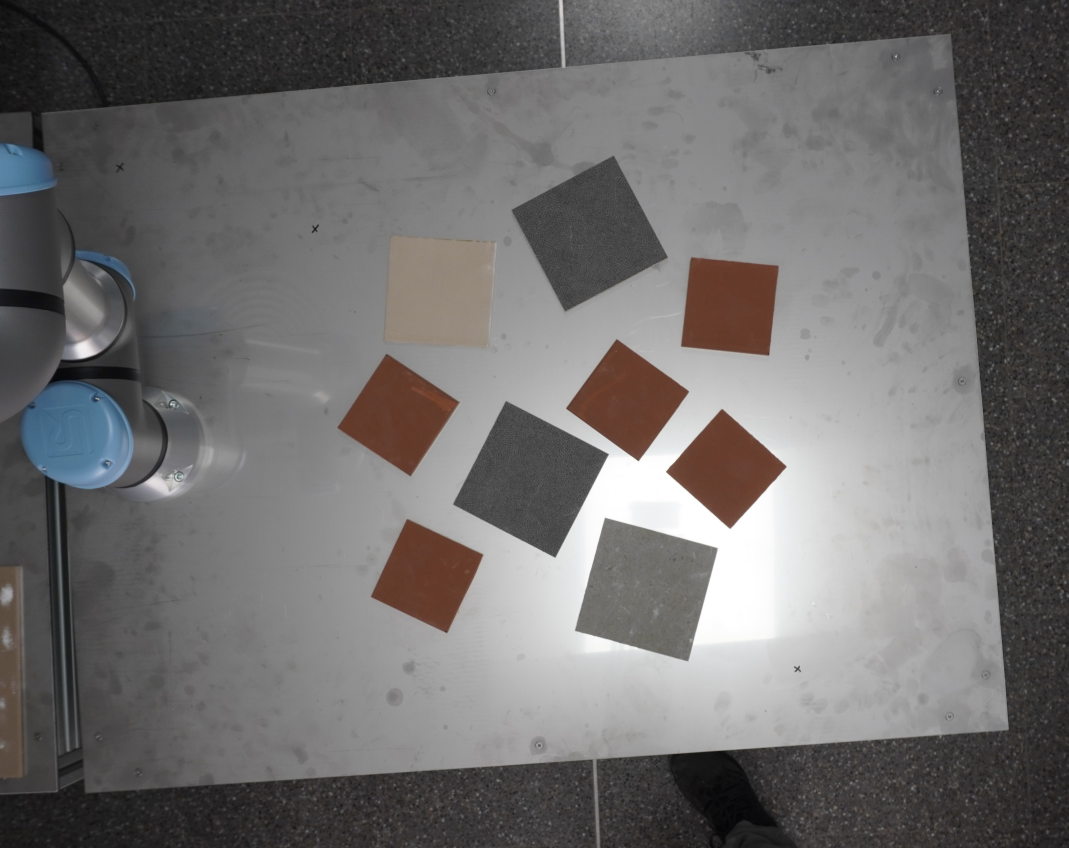
#> input picture Robot/assets/imagenes/DSC07665.JPG, 4273 x 3392 px (shown at 1/4 size)
$ python -i deteccion_piezas.py   (imports and definitions only)
#> lines starting #> are read from the running program, lines starting #| are printed output that depends on the picture; after the words box and inside, x2 and y2 are one past the last pixel; in counts of white or black regions, pixels touching at a corner belong together
#> further down, picture is the input picture: shape (3392, 4273, 3); mean B, G, R 109.1, 109.6, 111.4
"""
Detección de piezas cerámicas rectangulares (solo lógica).

Algoritmo:
   1. adaptiveThreshold(71×71, C=6)  → captura piezas con contraste local.
   2. HSV S > 8 + watershed          → captura piezas con saturación/beige.
  3. Deduplicación inteligente: centro+ángulo+dimensiones similares → menor área.
  4. Normalización de ángulo y dimensiones con cv2.minAreaRect.
  5. Ordenamiento en lectura (arriba→abajo, izquierda→derecha).
  6. Exportación JSON.
"""

import json
import math
from pathlib import Path

import cv2
import numpy as np


# ---------------------------------------------------------------------------
# Constantes de detección
# ---------------------------------------------------------------------------

# ── adaptiveThreshold (Fase 1) ──
ADAPTIVE_BLOCK_SIZE = 71
ADAPTIVE_C = 6

# ── Saturación / watershed (Fase 2) ──
SATURATION_THRESHOLD = 8

# ── Área mínima para considerar un contorno como candidato ──
AREA_MIN_HULL = 50_000       # filtro de convex hull tras cada fase
AREA_MIN_CONTOUR = 80_000    # filtro de área real tras refinado

# ── Filtros geométricos finales ──
AREA_MAX = 2_500_000
RECT_RATIO_MIN = 0.65
ALTO_ANCHO_RATIO_MAX = 2.0   # descarta formas muy alargadas

# ── Deduplicación ──
DEDUP_DIST_MAX = 60.0        # px entre centros
DEDUP_ANGLE_MAX = 8.0        # grados
DEDUP_DIM_DIFF_MAX = 30      # px (ancho y alto)

# ── Ordenamiento ──
FILA_TOLERANCIA_FACTOR = 0.12

# ── Refinado de contorno ──
REFINE_CORE_FRAC = 0.40      # fracción del distance transform máximo
REFINE_GRAY_TOL = 12.0       # tolerancia en niveles de gris (±)


# ---------------------------------------------------------------------------
# Utilidades internas
# ---------------------------------------------------------------------------

def normalizar_rect(w_rect: float, h_rect: float, angle: float) -> tuple[float, float, float]:
    """
    Normaliza las dimensiones de minAreaRect para que:
      - ancho  = dimensión mínima (lado corto)
      - alto   = dimensión máxima (lado largo)
      - angulo ∈ (-45, 45] — ángulo de giro mínimo desde posición alineada

    Convención: angulo es el ángulo del lado CORTO (ancho) con el eje horizontal.
    El lado largo (alto) está a angulo + 90° del horizontal.
    """
    if angle < -45.0:
        angle += 90.0
        w_rect, h_rect = h_rect, w_rect
    ancho = min(w_rect, h_rect)
    alto = max(w_rect, h_rect)
    return ancho, alto, angle


# ---------------------------------------------------------------------------
# Refinado de contorno de tile
# ---------------------------------------------------------------------------

def _refinar_contorno_tile(cnt: np.ndarray,
                           gray: np.ndarray,
                           img_size: tuple[int, int]) -> np.ndarray:
    """
    Elimina el fleco de sombra del contorno de una pieza cerámica.

    Estrategia:
      1. Transformada de distancia dentro de la región → identifica el núcleo
         interior (lejos de cualquier borde), libre de sombra.
      2. Mediana del núcleo → color real de la superficie del tile.
      3. Máscara ajustada: solo píxeles con gray ∈ [mediana ± tolerancia].
      4. Morfología leve para cerrar pequeños huecos en la máscara ajustada.

    Si el contorno está muy roto (área mucho menor que su convex hull),
    se usa el convex hull como base para el refinado.

    Devuelve el contorno refinado (o el original si el refinado empeora).
    """
    h, w = img_size

    # Si el contorno está muy fragmentado, usar convex hull como base
    area_orig = cv2.contourArea(cnt)
    hull = cv2.convexHull(cnt)
    area_hull = cv2.contourArea(hull)
    if area_hull > 0 and area_orig < area_hull * 0.5:
        cnt = hull

    region_mask = np.zeros((h, w), dtype=np.uint8)
    cv2.drawContours(region_mask, [cnt], -1, 255, cv2.FILLED)

    dist_local = cv2.distanceTransform(region_mask, cv2.DIST_L2, 5)
    max_dist = dist_local.max()
    if max_dist < 50:
        return cnt

    core_mask = (dist_local >= REFINE_CORE_FRAC * max_dist)
    core_vals = gray[core_mask]
    if len(core_vals) < 10:
        return cnt

    ref_color = float(np.median(core_vals))
    tight_mask = np.uint8(
        (region_mask > 0)
        & (gray.astype(np.float32) >= ref_color - REFINE_GRAY_TOL)
        & (gray.astype(np.float32) <= ref_color + REFINE_GRAY_TOL)
    ) * 255

    k = np.ones((9, 9), np.uint8)
    tight_mask = cv2.morphologyEx(tight_mask, cv2.MORPH_CLOSE, k, iterations=2)
    tight_mask = cv2.morphologyEx(tight_mask, cv2.MORPH_OPEN, k, iterations=1)

    cnts_r, _ = cv2.findContours(tight_mask, cv2.RETR_EXTERNAL, cv2.CHAIN_APPROX_SIMPLE)
    if not cnts_r:
        return cnt

    # Filtrar por centroide: solo considerar contornos cuyo centroide esté
    # dentro del contorno original, para evitar seleccionar regiones ajenas
    M_orig = cv2.moments(cnt)
    cx_orig = M_orig["m10"] / M_orig["m00"] if M_orig["m00"] != 0 else 0
    cy_orig = M_orig["m01"] / M_orig["m00"] if M_orig["m00"] != 0 else 0

    cnts_cercanos = []
    for c in cnts_r:
        M = cv2.moments(c)
        if M["m00"] == 0:
            continue
        cx = M["m10"] / M["m00"]
        cy = M["m01"] / M["m00"]
        if math.hypot(cx - cx_orig, cy - cy_orig) < max_dist * 1.5:
            cnts_cercanos.append(c)

    if not cnts_cercanos:
        return cnt

    cnt_r = max(cnts_cercanos, key=cv2.contourArea)
    if cv2.contourArea(cnt_r) < cv2.contourArea(cnt):
        return cnt_r
    return cnt


# ---------------------------------------------------------------------------
# Deduplicación
# ---------------------------------------------------------------------------

def _deduplicar_candidatos(candidatos: list[dict]) -> list[dict]:
    """
    Elimina detecciones duplicadas de la misma pieza física.

    Criterio de duplicado:
      - Distancia entre centros < 60 px
      - Diferencia de ángulo < 8°
      - Diferencia de ancho < 30 px  Y  diferencia de alto < 30 px

    Si se cumplen las tres condiciones, se considera la misma pieza y se
    conserva la de MENOR área (prioridad al tile visible superior en
    caso de superposición).

    Si dos piezas están superpuestas pero con ángulos diferentes,
    NO se eliminan (mantienen ambas).
    """
    candidatos.sort(key=lambda x: x["area"])
    unicos: list[dict] = []

    for c in candidatos:
        es_dup = False
        for u in unicos:
            dist = math.hypot(c["centro_x"] - u["centro_x"], c["centro_y"] - u["centro_y"])
            if dist < DEDUP_DIST_MAX:
                diff_ang = abs(c["angulo_grados"] - u["angulo_grados"])
                diff_w = abs(c["ancho"] - u["ancho"])
                diff_h = abs(c["alto"] - u["alto"])
                if diff_ang < DEDUP_ANGLE_MAX and diff_w < DEDUP_DIM_DIFF_MAX and diff_h < DEDUP_DIM_DIFF_MAX:
                    es_dup = True
                    break
        if not es_dup:
            unicos.append(c)

    return unicos


# ---------------------------------------------------------------------------
# Detección
# ---------------------------------------------------------------------------

def detectar_piezas(img: np.ndarray) -> list[dict]:
    """
    Detecta piezas cerámicas rectangulares en la imagen.

    Args:
        img: imagen BGR en memoria (numpy array).

    Retorna lista ordenada (izquierda→derecha, arriba→abajo) con:
        numero, centro_x, centro_y, ancho, alto, angulo_grados
    """
    if img is None or len(img.shape) < 2:
        raise ValueError("Imagen no válida")

    h_img, w_img = img.shape[:2]
    gray = cv2.cvtColor(img, cv2.COLOR_BGR2GRAY)
    hsv = cv2.cvtColor(img, cv2.COLOR_BGR2HSV)
#> hsv: shape (3392, 4273, 3); mean H, S, V 34.8, 11.9, 112.5

    contornos_totales: list[np.ndarray] = []

    # ── PASO 1: adaptiveThreshold para piezas con contraste local ───────────
    mask_adapt = cv2.adaptiveThreshold(
        gray, 255, cv2.ADAPTIVE_THRESH_GAUSSIAN_C, cv2.THRESH_BINARY_INV,
        ADAPTIVE_BLOCK_SIZE, ADAPTIVE_C
    )
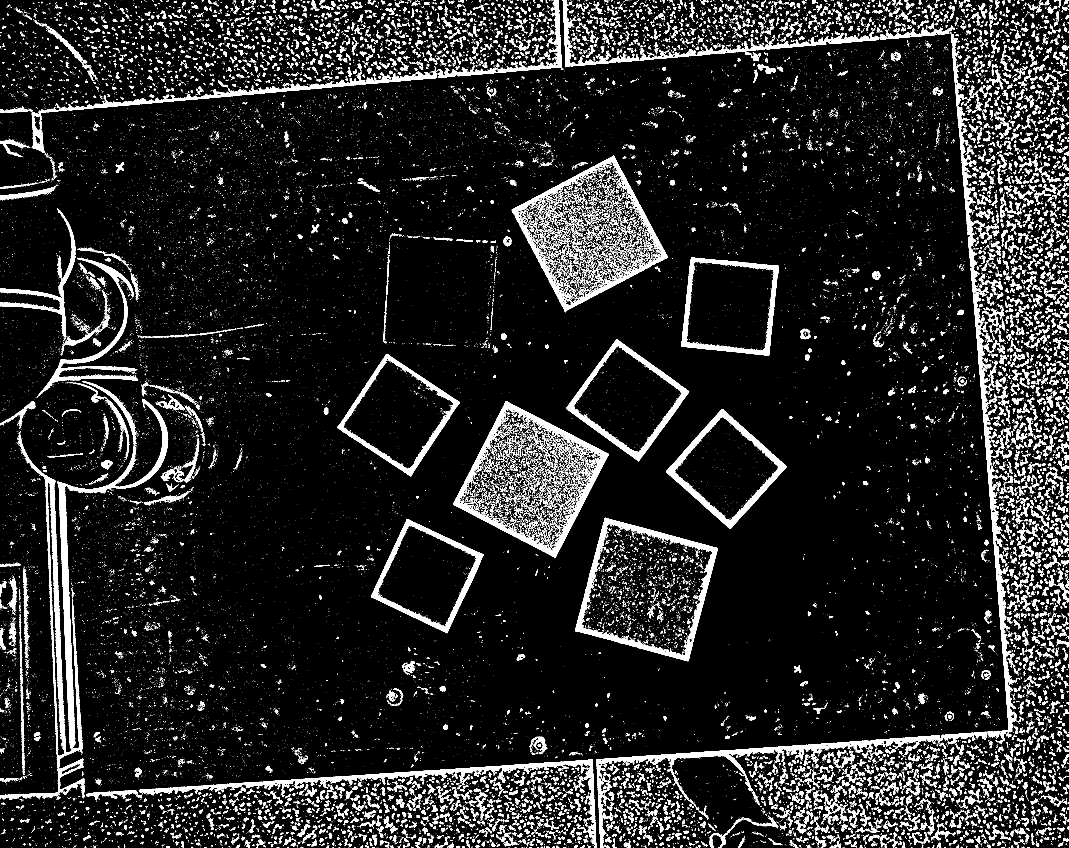
#> mask_adapt: shape (3392, 4273) (shown at 1/4 size); 8.8% white; 51292 white regions (44595 under 20 px), largest, box (x1, y1, x2, y2) and area: (3803, 134, 4068, 2974) 49926, (230, 1524, 673, 2996) 41844, (0, 1736, 338, 3200) 41400
    mask_adapt = cv2.morphologyEx(mask_adapt, cv2.MORPH_OPEN, np.ones((5, 5), np.uint8), iterations=1)
#> mask_adapt: shape (3392, 4273); 5.3% white; 4041 white regions (14 under 20 px), largest, box (x1, y1, x2, y2) and area: (2301, 2072, 2871, 2644) 32093, (1813, 1605, 2435, 2230) 28229, (2665, 1637, 3146, 2114) 25858
    mask_adapt = cv2.morphologyEx(mask_adapt, cv2.MORPH_CLOSE, np.ones((9, 9), np.uint8), iterations=2)
#> mask_adapt: shape (3392, 4273); 7.1% white; 1564 white regions (6 under 20 px)

    cnts_adapt, _ = cv2.findContours(mask_adapt, cv2.RETR_EXTERNAL, cv2.CHAIN_APPROX_SIMPLE)
#> cnts_adapt = 1552 contours, 153 with area under 20; largest, box (x1, y1, x2, y2) and area: (165, 0, 4150, 3392) 286086, (2301, 2072, 2871, 2644) 218240, (1813, 1605, 2435, 2230) 214258, (2724, 1030, 3115, 1423) 126026, (1350, 1417, 1838, 1904) 123671
    for c in cnts_adapt:
        if cv2.contourArea(cv2.convexHull(c)) > AREA_MIN_HULL:
            contornos_totales.append(c)
#> this loop made 1552 passes
#> c on passes 1 to 3: [[4009, 3389], [4009, 3391], [4015, 3391], [4015, 3389]], [[3610, 3389], [3610, 3391], [3614, 3391], [3614, 3389]], [[1441, 3389], [1441, 3391], [1445, 3391], [1445, 3389]]
#> after the loop, contornos_totales = 11 contours; largest, box (x1, y1, x2, y2) and area: (165, 0, 4150, 3392) 286086, (2301, 2072, 2871, 2644) 218240, (1813, 1605, 2435, 2230) 214258, (2724, 1030, 3115, 1423) 126026, (1350, 1417, 1838, 1904) 123671

    # ── PASO 2: Saturación + watershed para piezas de color/beige ──────────
    mask_sat = (hsv[:, :, 1] > SATURATION_THRESHOLD).astype(np.uint8) * 255
#> mask_sat: shape (3392, 4273); 26.3% white; 3047 white regions (2224 under 20 px), largest, box (x1, y1, x2, y2) and area: (496, 0, 4273, 3392) 1841528, (0, 1436, 560, 3008) 265829, (1528, 938, 1986, 1393) 186913
    mask_sat = cv2.morphologyEx(mask_sat, cv2.MORPH_CLOSE, np.ones((9, 9), np.uint8), iterations=2)
#> mask_sat: shape (3392, 4273); 30.1% white; 456 white regions (100 under 20 px), largest, box (x1, y1, x2, y2) and area: (0, 0, 4273, 3392) 2811240, (2312, 2080, 2864, 2630) 198163, (1528, 938, 1986, 1393) 187303
    mask_sat = cv2.morphologyEx(mask_sat, cv2.MORPH_OPEN, np.ones((5, 5), np.uint8), iterations=1)
#> mask_sat: shape (3392, 4273); 30.1% white; 294 white regions, largest, box (x1, y1, x2, y2) and area: (0, 0, 4273, 3392) 2799887, (2314, 2080, 2864, 2630) 198131, (1528, 938, 1986, 1393) 187294

    dist = cv2.distanceTransform(mask_sat, cv2.DIST_L2, 5)
    if dist.max() > 0:
        _, sure_fg = cv2.threshold(dist, 0.25 * dist.max(), 255, 0)
#> sure_fg: shape (3392, 4273) float32; 5.1% white; 21 white regions (1 under 20 px), largest, box (x1, y1, x2, y2) and area: (3151, 3011, 4273, 3392) 271447, (855, 3177, 1991, 3392) 152877, (3966, 0, 4273, 667) 94536
    else:
        sure_fg = np.zeros_like(dist, dtype=np.uint8)
    sure_fg = np.uint8(sure_fg)

    num_lbl, lbl_map = cv2.connectedComponents(sure_fg)
#> lbl_map: shape (3392, 4273) int32; 22 distinct labels, from 0 to 21
#> num_lbl = 22
    sure_bg = cv2.dilate(mask_sat, np.ones((11, 11), np.uint8), iterations=3)
#> sure_bg: shape (3392, 4273); 40.1% white; 102 white regions, largest, box (x1, y1, x2, y2) and area: (0, 0, 4273, 3392) 3685557, (487, 0, 2031, 405) 393990, (2299, 2065, 2879, 2645) 241626
    unknown = cv2.subtract(sure_bg, sure_fg)
#> unknown: shape (3392, 4273); 35% white; 102 white regions, largest, box (x1, y1, x2, y2) and area: (0, 0, 4273, 3392) 3066931, (487, 0, 2031, 405) 393990, (2299, 2065, 2879, 2645) 240515
    markers = lbl_map + 1
#> markers: shape (3392, 4273) int32; 22 distinct labels, from 1 to 22
    markers[unknown == 255] = 0
#> markers: shape (3392, 4273) int32; 23 distinct labels, from 0 to 22

    img_ws = img.copy()
    markers_ws = cv2.watershed(img_ws, markers)
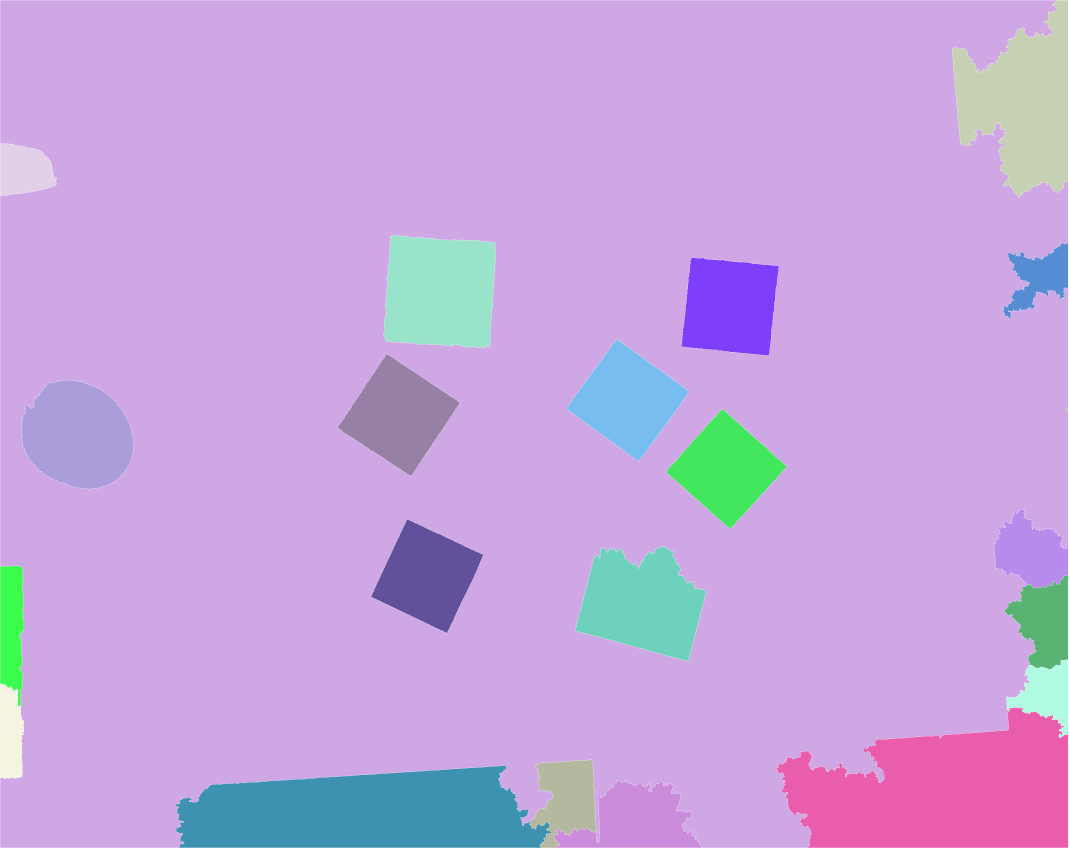
#> markers_ws: shape (3392, 4273) int32 (shown at 1/4 size); 23 distinct labels, from -1 to 22; one colour per label, 0 black, -1 white

    for lbl in range(2, int(markers_ws.max()) + 1):
        region_mask = np.uint8(markers_ws == lbl) * 255
        cnts, _ = cv2.findContours(region_mask, cv2.RETR_EXTERNAL, cv2.CHAIN_APPROX_SIMPLE)
        if not cnts:
            continue
        cnt = max(cnts, key=cv2.contourArea)
        if cv2.contourArea(cnt) > AREA_MIN_HULL:
            contornos_totales.append(cnt)
#> region_mask: shape (3392, 4273); 0.66% white; 1 white region
#> after the loop, contornos_totales = 26 contours; largest, box (x1, y1, x2, y2) and area: (3104, 2826, 4272, 3391) 467750, (701, 3063, 2207, 3391) 385942, (165, 0, 4150, 3392) 286086, (3809, 1, 4272, 791) 221883, (2301, 2072, 2871, 2644) 218240

    # ── PASO 3: Filtrar, refinar y extraer propiedades ─────────────────────
    candidatos = []

    for cnt in contornos_totales:
        area_c = cv2.contourArea(cnt)
        if area_c < AREA_MIN_CONTOUR:
            continue

        cnt = _refinar_contorno_tile(cnt, gray, (h_img, w_img))
        area_c = cv2.contourArea(cnt)
        if area_c < AREA_MIN_CONTOUR:
            continue

        rect = cv2.minAreaRect(cnt)
        (cx, cy), (w_rect, h_rect), angle = rect
        area_bbox = max(w_rect * h_rect, 1.0)
        rect_ratio = area_c / area_bbox

        if rect_ratio < RECT_RATIO_MIN:
            continue
        if area_c > AREA_MAX:
            continue

        ancho, alto, angulo = normalizar_rect(w_rect, h_rect, angle)

        if ancho > 0 and alto / ancho > ALTO_ANCHO_RATIO_MAX:
            continue

        candidatos.append({
            "centro_x": round(cx),
            "centro_y": round(cy),
            "ancho": round(ancho),
            "alto": round(alto),
            "angulo_grados": round(angulo, 2),
            "area": area_c,
            "_rect": rect,
            "_contour": cnt,
        })
#> this loop made 26 passes
#> (area_orig in _refinar_contorno_tile, area_hull in _refinar_contorno_tile, max_dist in _refinar_contorno_tile, ref_color in _refinar_contorno_tile, cx_orig in _refinar_contorno_tile, cy_orig in _refinar_contorno_tile, rect) on passes 1 to 4: (116179, 117672.5, 167, 70, 1708.7, 2303.5, ((1708.4, 2303.8), (343.3, 339.1), -64.75)), (218240, 220326, 234.7, 112, 2585.5, 2357.3, ((2585.5, 2357.4), (466.8, 469.2), -74.85)), (116469, 117926, 167.4, 73, 2904.8, 1875.6, ((2904.5, 1875.7), (334.1, 344.1), -48.12)), (214258.5, 216148, 226.9, 75, 2123.1, 1916.9, ((2121.9, 1916.6), (463.7, 461.1), -62.64))
#> pass 1, in _refinar_contorno_tile, `tight_mask = np.uint8( (region_mask > 0) & (gray.astype(np.float32) >=..`:
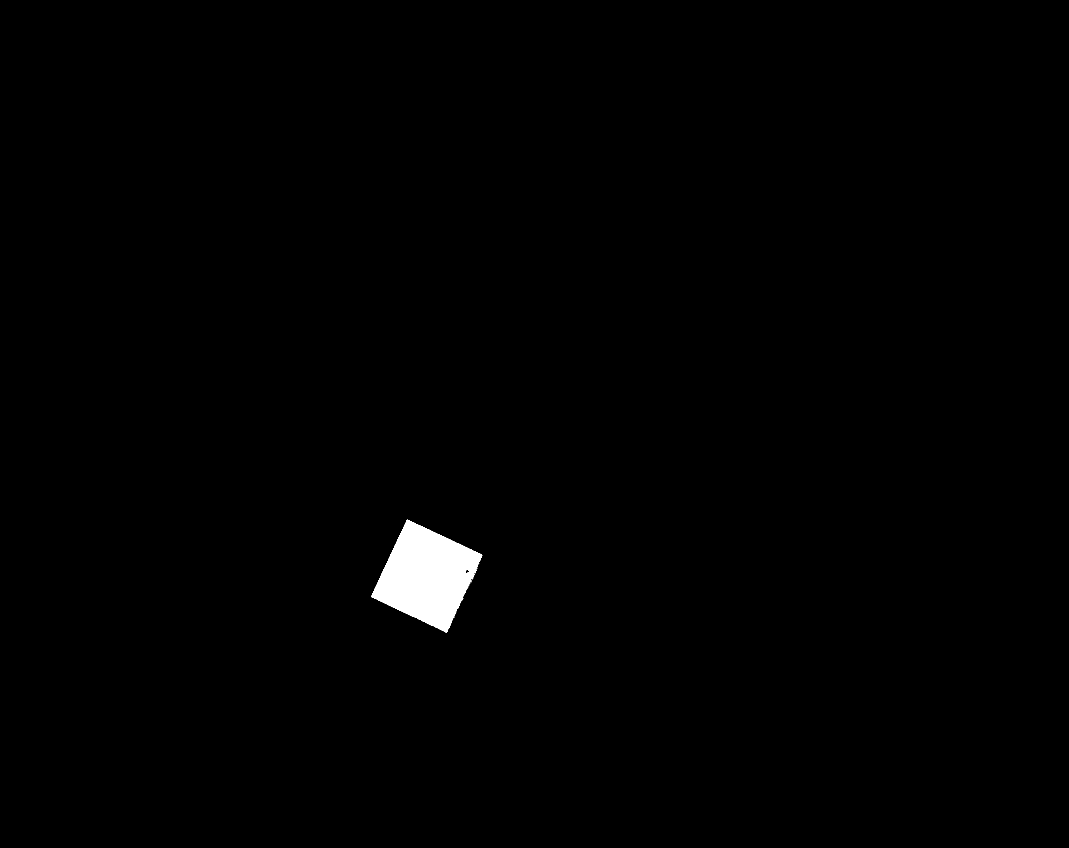
#> tight_mask: shape (3392, 4273) (shown at 1/4 size); 0.78% white; 28 white regions (27 under 20 px), largest, box (x1, y1, x2, y2) and area: (1485, 2079, 1929, 2530) 113425
#> after the loop, candidatos = 15 items

    # ── PASO 4: Deduplicación inteligente ──────────────────────────────────
    candidatos = _deduplicar_candidatos(candidatos)
#> the loop in _deduplicar_candidatos, `for c in candidatos:` made 15 passes
#> after the loop in _deduplicar_candidatos, `for c in candidatos:`: unicos = 10 items
#> candidatos = 10 items

    # ── PASO 5: Ordenar en lectura (arriba→abajo, izquierda→derecha) ───────
    tolerancia_fila = h_img * FILA_TOLERANCIA_FACTOR
    candidatos.sort(key=lambda p: (
        round(p["centro_y"] / tolerancia_fila),
        p["centro_x"]
    ))

    for i, pieza in enumerate(candidatos, start=1):
        pieza["numero"] = i
#> this loop made 10 passes

    return candidatos


# ---------------------------------------------------------------------------
# Serialización JSON
# ---------------------------------------------------------------------------

# [10 lines left out: function guardar_json, not called in this run]

>>> import cv2
>>> picture = cv2.imread('../assets/imagenes/DSC07665.JPG')
>>> result = detectar_piezas(picture)
#> result = 10 items
